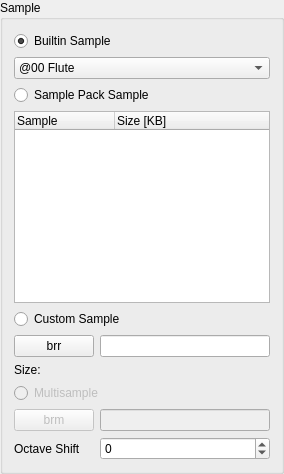
                   <widget class="QGroupBox" name="instrument_sample_group">
                    <property name="title">
                     <string>Sample</string>
                    </property>
                    <layout class="QGridLayout" name="gridLayout_5">
                     <item row="6" column="2">
                      <widget class="QLineEdit" name="brr_fname"/>
                     </item>
                     <item row="5" column="1" colspan="2">
                      <widget class="QRadioButton" name="select_brr_sample">
                       <property name="text">
                        <string>Custom Sample</string>
                       </property>
                      </widget>
                     </item>
                     <item row="10" column="2">
                      <widget class="QSpinBox" name="octave_shift">
                       <property name="minimum">
                        <number>-6</number>
                       </property>
                       <property name="maximum">
                        <number>6</number>
                       </property>
                      </widget>
                     </item>
                     <item row="3" column="1" colspan="2">
                      <widget class="QRadioButton" name="select_pack_sample">
                       <property name="text">
                        <string>Sample Pack Sample</string>
                       </property>
                      </widget>
                     </item>
                     <item row="8" column="1" colspan="2">
                      <widget class="QRadioButton" name="select_multisample_sample">
                       <property name="enabled">
                        <bool>false</bool>
                       </property>
                       <property name="text">
                        <string>Multisample</string>
                       </property>
                      </widget>
                     </item>
                     <item row="2" column="1" colspan="2">
                      <widget class="QComboBox" name="builtin_sample">
                       <item>
                        <property name="text">
                         <string>@00 Flute</string>
                        </property>
                       </item>
                       <item>
                        <property name="text">
                         <string>@01 String</string>
                        </property>
                       </item>
                       <item>
                        <property name="text">
                         <string>@02 Glockenspiel</string>
                        </property>
                       </item>
                       <item>
                        <property name="text">
                         <string>@03 Marimba</string>
                        </property>
                       </item>
                       <item>
                        <property name="text">
                         <string>@04 Cello</string>
                        </property>
                       </item>
                       <item>
                        <property name="text">
                         <string>@05 Acoustic steel guitar</string>
                        </property>
                       </item>
                       <item>
                        <property name="text">
                         <string>@06 Trumpet</string>
                        </property>
                       </item>
                       <item>
                        <property name="text">
                         <string>@07 Steel Drums</string>
                        </property>
                       </item>
                       <item>
                        <property name="text">
                         <string>@08 Acoustic Bass</string>
                        </property>
                       </item>
                       <item>
                        <property name="text">
                         <string>@09 Piano</string>
                        </property>
                       </item>
                       <item>
                        <property name="text">
                         <string>@10 Snare drum</string>
                        </property>
                       </item>
                       <item>
                        <property name="text">
                         <string>@11 String 2</string>
                        </property>
                       </item>
                       <item>
                        <property name="text">
                         <string>@12 Bongo</string>
                        </property>
                       </item>
                       <item>
                        <property name="text">
                         <string>@13 Electric Piano</string>
                        </property>
                       </item>
                       <item>
                        <property name="text">
                         <string>@14 Slap bass</string>
                        </property>
                       </item>
                       <item>
                        <property name="text">
                         <string>@15 Orchestra Hit</string>
                        </property>
                       </item>
                       <item>
                        <property name="text">
                         <string>@16 Harp</string>
                        </property>
                       </item>
                       <item>
                        <property name="text">
                         <string>@17 Distortion Guitar</string>
                        </property>
                       </item>
                       <item>
                        <property name="text">
                         <string>@18</string>
                        </property>
                       </item>
                       <item>
                        <property name="text">
                         <string>@19</string>
                        </property>
                       </item>
                       <item>
                        <property name="text">
                         <string>@20</string>
                        </property>
                       </item>
                       <item>
                        <property name="text">
                         <string>@21 Bass Drum</string>
                        </property>
                       </item>
                       <item>
                        <property name="text">
                         <string>@22 Light cymbal</string>
                        </property>
                       </item>
                       <item>
                        <property name="text">
                         <string>@23 Maracas</string>
                        </property>
                       </item>
                       <item>
                        <property name="text">
                         <string>@24 Wood block</string>
                        </property>
                       </item>
                       <item>
                        <property name="text">
                         <string>@25 Higher wood block</string>
                        </property>
                       </item>
                       <item>
                        <property name="text">
                         <string>@26</string>
                        </property>
                       </item>
                       <item>
                        <property name="text">
                         <string>@27</string>
                        </property>
                       </item>
                       <item>
                        <property name="text">
                         <string>@28 Generic Drums</string>
                        </property>
                       </item>
                       <item>
                        <property name="text">
                         <string>@29 Power Set</string>
                        </property>
                       </item>
                      </widget>
                     </item>
                     <item row="10" column="1">
                      <widget class="QLabel" name="octave_shift_label">
                       <property name="text">
                        <string>Octave Shift</string>
                       </property>
                      </widget>
                     </item>
                     <item row="9" column="1">
                      <widget class="QPushButton" name="select_multisample_fname">
                       <property name="enabled">
                        <bool>false</bool>
                       </property>
                       <property name="text">
                        <string>brm</string>
                       </property>
                      </widget>
                     </item>
                     <item row="1" column="1" colspan="2">
                      <widget class="QRadioButton" name="select_builtin_sample">
                       <property name="text">
                        <string>Builtin Sample</string>
                       </property>
                       <property name="checked">
                        <bool>true</bool>
                       </property>
                      </widget>
                     </item>
                     <item row="6" column="1">
                      <widget class="QPushButton" name="select_brr_fname">
                       <property name="text">
                        <string>brr</string>
                       </property>
                      </widget>
                     </item>
                     <item row="4" column="1" colspan="2">
                      <widget class="QTreeWidget" name="sample_pack_list">
                       <property name="editTriggers">
                        <set>QAbstractItemView::NoEditTriggers</set>
                       </property>
                       <property name="indentation">
                        <number>10</number>
                       </property>
                       <property name="headerHidden">
                        <bool>false</bool>
                       </property>
                       <property name="columnCount">
                        <number>2</number>
                       </property>
                       <attribute name="headerVisible">
                        <bool>true</bool>
                       </attribute>
                       <column>
                        <property name="text">
                         <string notr="true">Sample</string>
                        </property>
                       </column>
                       <column>
                        <property name="text">
                         <string notr="true">Size [KB]</string>
                        </property>
                       </column>
                      </widget>
                     </item>
                     <item row="9" column="2">
                      <widget class="QLineEdit" name="multisample_fname">
                       <property name="enabled">
                        <bool>false</bool>
                       </property>
                      </widget>
                     </item>
                     <item row="7" column="1">
                      <widget class="QLabel" name="brr_size_label">
                       <property name="text">
                        <string>Size:</string>
                       </property>
                      </widget>
                     </item>
                     <item row="7" column="2">
                      <widget class="QLabel" name="brr_size">
                       <property name="text">
                        <string/>
                       </property>
                      </widget>
                     </item>
                    </layout>
                   </widget>
